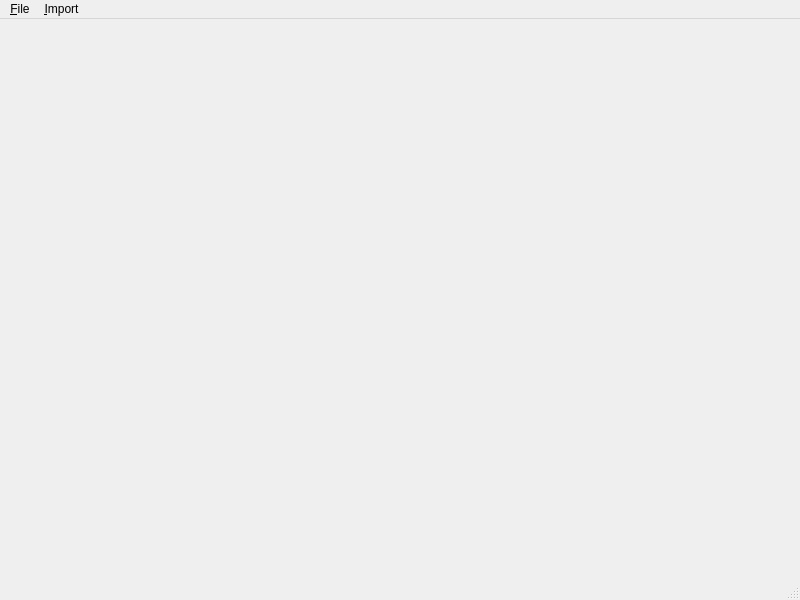
<?xml version="1.0" encoding="UTF-8"?>
<ui version="4.0">
 <class>MainWindow</class>
 <widget class="QMainWindow" name="MainWindow">
  <property name="geometry">
   <rect>
    <x>0</x>
    <y>0</y>
    <width>800</width>
    <height>600</height>
   </rect>
  </property>
  <property name="windowTitle">
   <string>TableEditor</string>
  </property>
  <widget class="QWidget" name="centralwidget"/>
  <widget class="QMenuBar" name="menubar">
   <property name="geometry">
    <rect>
     <x>0</x>
     <y>0</y>
     <width>800</width>
     <height>21</height>
    </rect>
   </property>
   <widget class="QMenu" name="menuFile">
    <property name="title">
     <string>&amp;File</string>
    </property>
    <addaction name="actionConnectToDatabase"/>
    <addaction name="separator"/>
    <addaction name="actionExit"/>
   </widget>
   <widget class="QMenu" name="menuImport">
    <property name="title">
     <string>&amp;Import</string>
    </property>
    <addaction name="actionPostCodes"/>
    <addaction name="actionAddressBook"/>
   </widget>
   <addaction name="menuFile"/>
   <addaction name="menuImport"/>
  </widget>
  <widget class="QStatusBar" name="statusbar"/>
  <action name="actionExit">
   <property name="text">
    <string>&amp;Exit</string>
   </property>
  </action>
  <action name="actionPostCodes">
   <property name="text">
    <string>Post Codes</string>
   </property>
  </action>
  <action name="actionAddressBook">
   <property name="text">
    <string>Address Book</string>
   </property>
  </action>
  <action name="actionConnectToDatabase">
   <property name="text">
    <string>Connect to database</string>
   </property>
  </action>
 </widget>
 <resources/>
 <connections/>
</ui>
